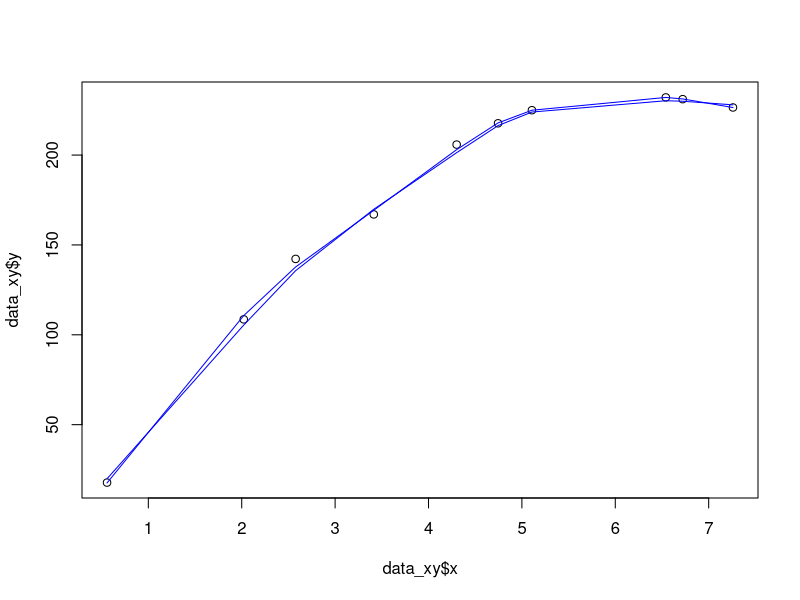

Here is the R script that generated this plot: (Note: this script raises an error after producing the figure.)
x = c(0.5578,2.0217,2.5773,3.4140,4.3014,4.7448,5.1074,6.5412,6.7216,7.2601)
y = c(17.7780,108.6017,142.2226,166.9969,205.8401,217.6891,224.9667,232.0901,231.1128,226.4877)
data_xy = data.frame(cbind(x,y))

# =============================
loess_basic = function(data,degree,q,col){
  loessmod = loess(data[,2]~data[,1], data = data, span = q, degree = degree)
  smoothed = predict(loessmod)
  lines(smoothed, x = data[,1], col = col, lwd = 1)
}

# =============================
loess_audhi = function(data, degree, q, col){
  data = as.data.frame(data)
  length_data = dim(data)[1]
  nq = length_data*q
  sort(data[,1], decreasing = FALSE)
  difference_x = matrix(0, ncol = length_data, nrow = length_data)
  difference_x_abs = matrix(0, ncol = length_data, nrow = length_data)
  value_h = c(0, ncol = length_data)
  sort_data = matrix(0, ncol = length_data, nrow = length_data)
  value_z = matrix(0, ncol = length_data, nrow = length_data)
  value_w = matrix(0, ncol = length_data, nrow = length_data)
  value_b = matrix(0, ncol = length_data, nrow = 2)
  predicted_y = matrix(0, ncol = length_data, nrow = 1)
  
  if (((degree + 1)/length_data) <= q & q <= 1) {
    for (i in 1:length_data) {
      focal_point = data[i,1]
      difference_x[,i] = data[,1] - focal_point
      difference_x_abs[,i] = abs(data[,1] - focal_point)
      sort_data[,i] = sort(difference_x_abs[,i])
      value_h[i] = sort_data[nq,i]
      value_z[,i] = difference_x_abs[,i]/value_h[i]
      
      for (j in 1:length_data) {
        if (abs(value_z[j,i]) < 1) {
          value_w[j,i] = (1-(abs(value_z[j,i]))^3)^3
        } else {
          value_w[j,i] = 0 
        }
      }
      
      data_x = as.vector(data[,1])
      rep_1 = c(rep(1,length_data))
      x = cbind(rep_1,data_x)
      value_b[,i] = solve(t(x) %*% diag(value_w[,i], ncol = length_data, nrow = length_data) %*% x) %*% t(x) %*% diag(value_w[,i], ncol = length_data, nrow = length_data) %*% as.vector(data[,2])
      
      predicted_y[i] = value_b[1,i] + value_b[2,i]*data[i,1]
    }
  } else {
    warning('Value q (Smoothing Parameter) is out of bound)')
  }
    
  list_answer = list(Difference_X =difference_x,Value_h = value_h, Value_Z = value_z, Value_W = value_w, Value_b = value_b, Predicted_y = predicted_y)
  lines(predicted_y, x = data[,1], col = col)
  #return(list_answer)
}

# EXECUTE THE FUNCTION
plot(x = data_xy$x,
     y = data_xy$y)
loess_audhi(data = data_xy,degree = 2,q = 0.5,col = 'blue')
loess_basic(data = data_xy,degree = 2,q = 0.6,col = 'blue')
y$Value_b
